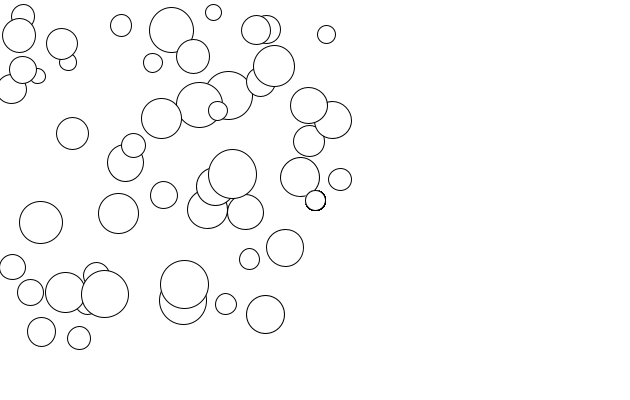
Frame 1 (no input)
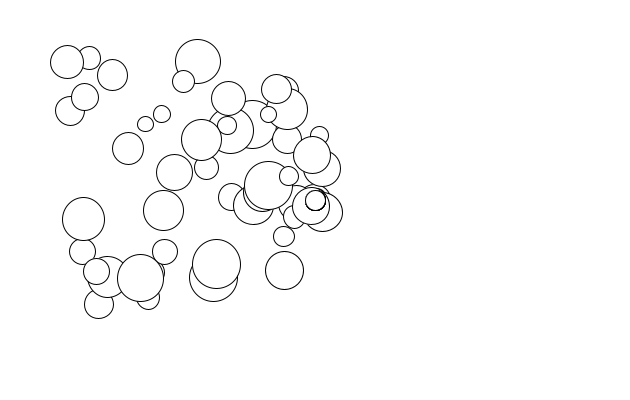
Frame 60 (the mouse pressed at the canvas centre just before this capture)
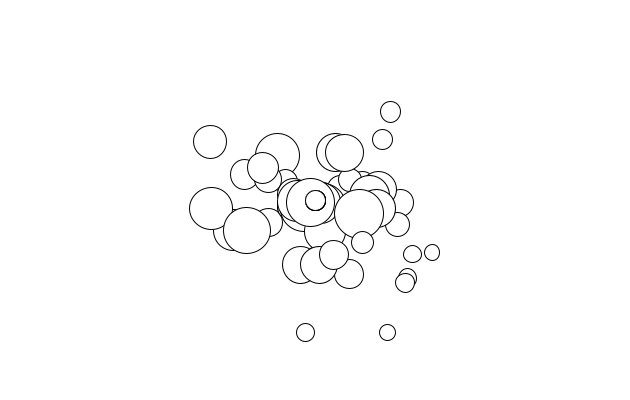
Frame 120 (the mouse held since frame 60 and released just before this capture)

The Processing sketch that drew these frames (run headless with seeded random() and noise(); from frame 60 on, the mouse is pressed at the canvas centre):

// Processing sketch: attractor_corrected_code_NATURE
// ── attractor_corrected_code_NATURE.pde
c call[]=new c[50];
attractor At;
void setup()
{
  size(630,400);
  for(int i=0;i<call.length;i++)
  {
    call[i]=new c();
  }
  
}
void draw()
{
  background(255);
  attractor At=new attractor();
  for(c m:call)
  {
    At.attractorDisp();
    m.forceRecive( At);
    m.update();
    m.object();
  }
}
// ── Mover.pde
class c 
{
 
  private PVector v2;
  private PVector L,a;
  
  PVector f;
  float m;
  float rSquire;
  float massSqure;
  public c()
  {
    
    v2=new PVector(0,0);
    a=new PVector(0.01,0);
    L=new PVector(random(6,350),random(6,350));
    m=random(1.5,5);
    
    
  }
 
  void update()
  {
    
    PVector dir=PVector.sub(f,L);
    dir.setMag(0.05);
    a=dir.div(m/2);
    
    v2.add(a);
    v2.limit(10);
    L.add(v2);
    
  }
  
  void object()
  {
    ellipse(L.x,L.y,10*m,10*m);
  }
  void forceRecive(attractor A)
  {
     f=A.aloc;
         
  }
}
// ── attractor.pde
class attractor
{
  private PVector aloc;
  private float mass;
  private float rad;
  
  attractor()
  {
    mass =5;
    rad=20;
    aloc=new PVector(width/2,height/2);
  }
 
 void attractorDisp()
 {
   ellipse(aloc.x,aloc.y,rad,rad);
 }


}
